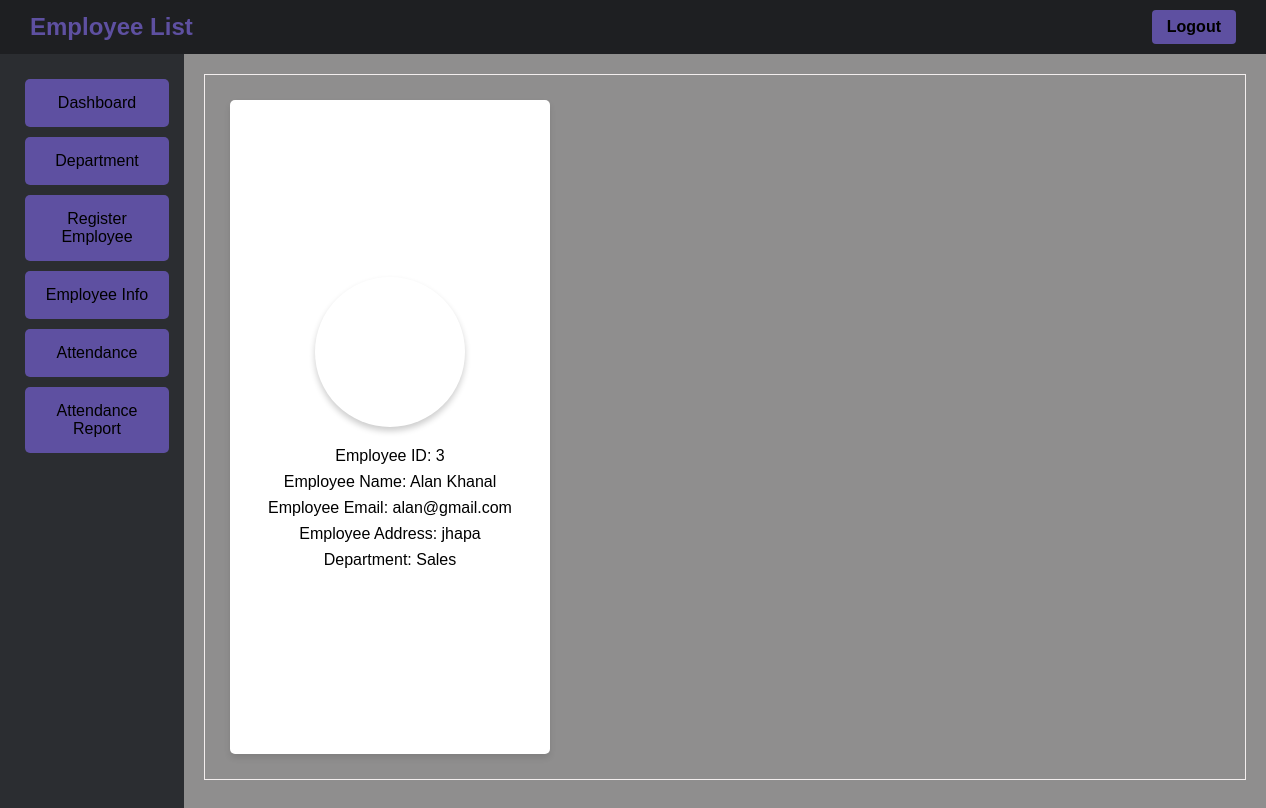
The page /admin/empDetails.php?id=3 (signed in) on the database as committed earlier.
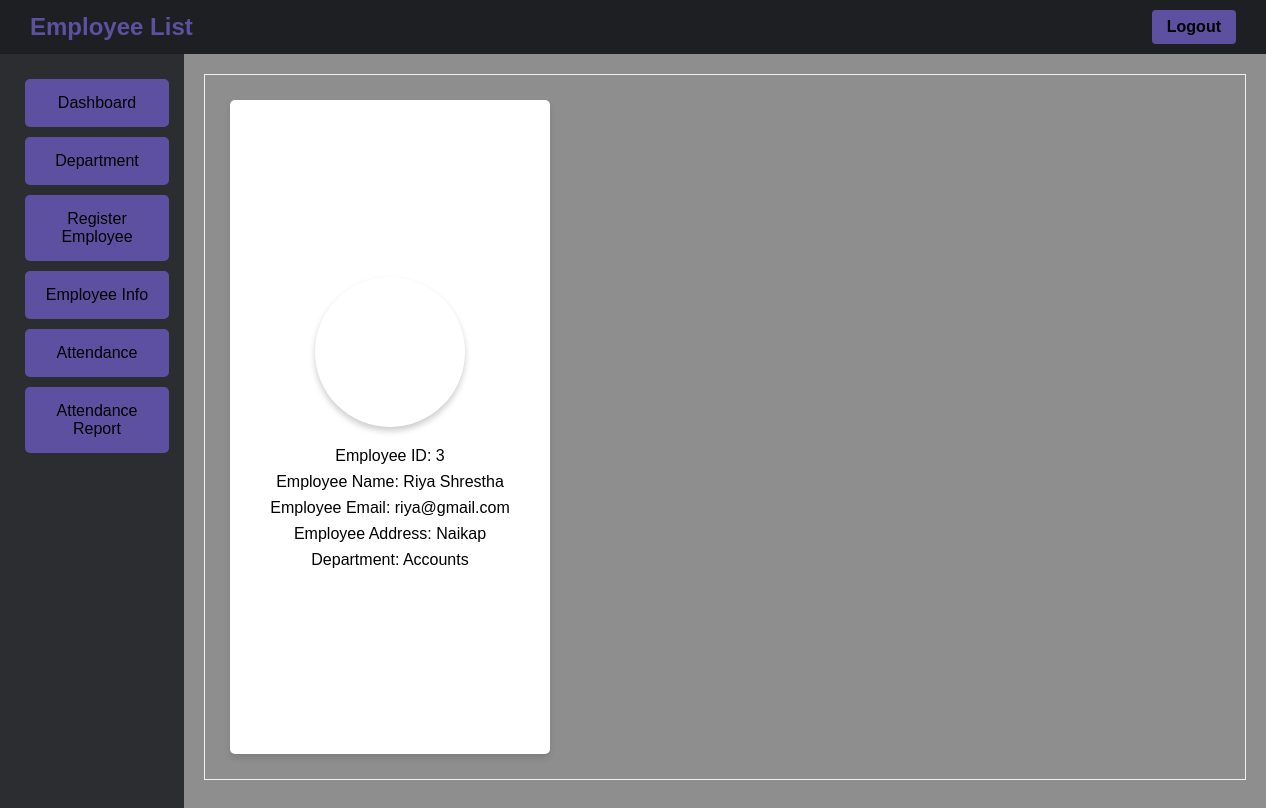
The same page on the database as committed later.
### tables this page shows
CREATE TABLE `emp_info` (
  `emp_id` int(15) NOT NULL,
  `dept_id` int(15) NOT NULL,
  `atten_id` int(15) NOT NULL,
  `emp_name` varchar(60) NOT NULL,
  `emp_address` varchar(120) NOT NULL,
  `emp_phone` varchar(20) NOT NULL,
  `emp_email` varchar(60) NOT NULL,
  `department` int(15) NOT NULL,
  `qr_code` varchar(255) NOT NULL
);

CREATE TABLE `department` (
  `dept_id` int(15) NOT NULL,
  `dept_name` varchar(60) NOT NULL
);

### admin/empDetails.php (the view, shortened to what this page needs)
<?php
    include "../database/dbconnect.php";
?>
<!DOCTYPE html>
<html>
<head>
    <link rel="stylesheet" type="text/css" href="../style/base.css">
</head>
<body>
 <div class="nav">
        <div class="admin-title">Employee List</div>
        <div class="logout"><a href="logout.php">Logout</a></div>
    </div>
    <div class="container">
        <div class="side_panel">
            <div class="spanel_button"><a href="dashboard.php">Dashboard</a></div>
            <div class="spanel_button"><a href="department.php">Department</a></div>
            <div class="spanel_button"><a href="empReg.php">Register Employee</a></div>
            <div class="spanel_button"><a href="empInfo.php">Employee Info</a></div>
            <div class="spanel_button"><a href="scan.php">Attendance</a></div>
            <div class="spanel_button"><a href="attenReport.php">Attendance Report</a></div>
        </div>
        <div class="second">
            <div class="box">
                    <div class="view-container">
                        <img src="employee-photo.jpg" alt="." class="employee-photo">
                        <div>
                            <?php
                                if (isset($_GET['id'])) {
                                    $employee_id = $_GET['id'];
                                    $sql = "SELECT * FROM emp_info
                                            JOIN department ON emp_info.dept_id = department.dept_id
                                            WHERE emp_id = $employee_id";
                                    $result = mysqli_query($conn, $sql) or die("Query Unsuccessful");
                                    if ($result->num_rows > 0) {
                                        $row = $result->fetch_assoc();
                                        echo "<div class= employee-info>Employee ID: " . $row['emp_id'] . "</div>";
                                        echo "<div class=employee-info>Employee Name: " . $row['emp_name'] . "</div>";
                                        echo "<div class=employee-info>Employee Email: " . $row['emp_email'] . "</div>";
                                        echo "<div class=employee-info>Employee Address: " . $row['emp_address'] . "</div>";
                                        echo "<div class=employee-info>Department: " . $row['dept_name'] . "</div>";
                                    } else {
                                        echo "<h2>No Record Found</h2>";
                                    }
                                } else {
                                    echo "<h2>No Employee ID Provided</h2>";
                                }
                            ?>
                        </div>
                    </div>
                </div>
            </div>
        </div>
</body>
</html>

Rows that differ between the two databases and show on the page:
changed emp_info id 3: emp_name "Alan Khanal" → "Riya Shrestha"; emp_email "alan@gmail.com" → "riya@gmail.com"; emp_address "jhapa" → "Naikap"; dept.dept_name "Sales" → "Accounts"
